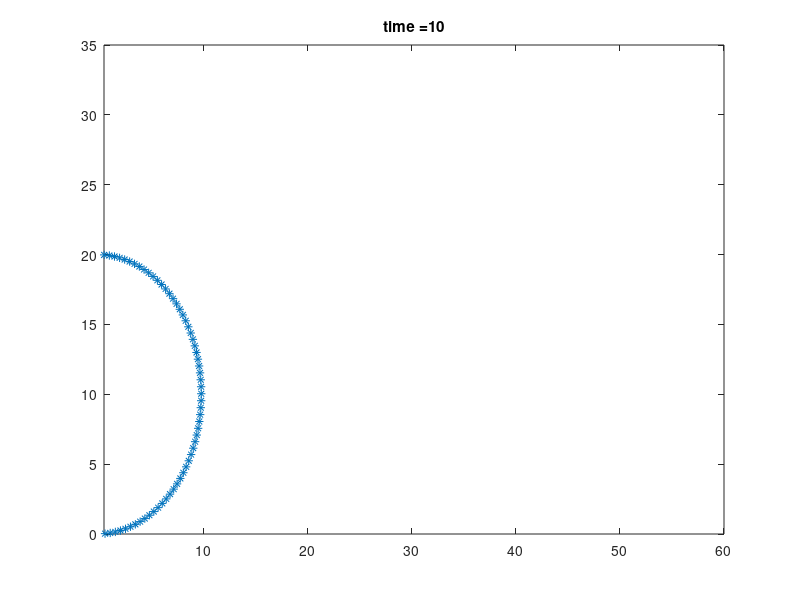

Reproduce this figure in MATLAB.
clear all
close all

dt= 0.1;
t = [0:dt:10];
[~,T] = size(t);

phi_ddot = 0.001;

n = 100;
start = 1;
end_x = 100;

l = 0.5;
phi = phi_ddot/2 * t.^2;

x = zeros(n,T);
y = zeros(n,T);

for i = [1:1:n]
    temp_x = zeros(1,T);
    temp_y = zeros(1,T);
    for j = 1:1:i
       temp_x = temp_x + l*cos(phi*j);
       temp_y = temp_y + l*sin(phi*j);
    end
   x(i,:) = temp_x;
   y(i,:) = temp_y;
end

figure();
for time = [1:1:T]
    clf
    plot(x(:,time),y(:,time),'*');
    title(strcat('time =  ',num2str(t(time)) ));
    xlim([0.4,60]);
    ylim([0,35]);
    pause(dt);
end




